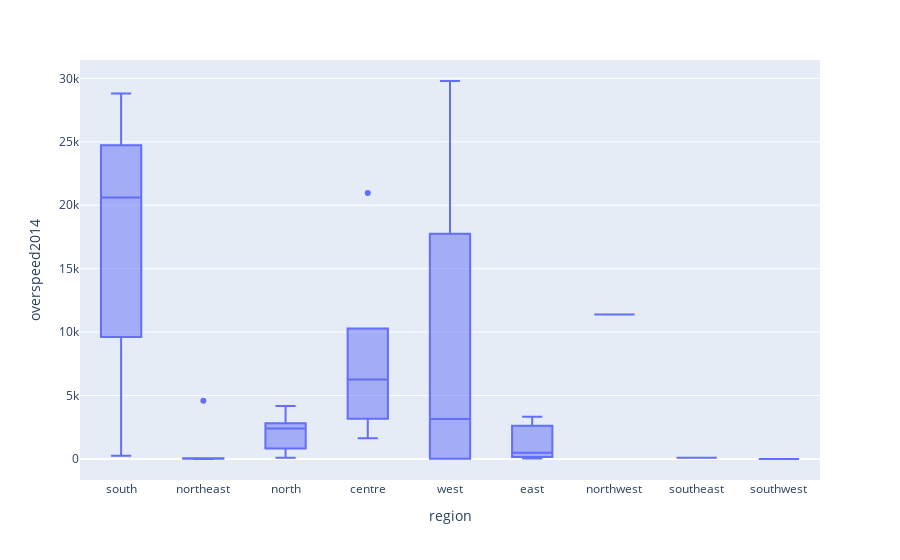

The notebook cell this image was saved under:
### Code cell
fig = px.box(df,x='region',y='overspeed2014')
fig.show()

### Figure 1 — Plotly figure (JSON) as saved in the notebook; plotly's stock layout.template omitted (floating-point values rounded to 4 significant figures)
{"data": [{"alignmentgroup": "True", "hovertemplate": "region=%{x}<br>overspeed2014=%{y}<extra></extra>", "legendgroup": "", "marker": {"color": "#636efa"}, "name": "", "notched": false, "offsetgroup": "", "orientation": "v", "showlegend": false, "type": "box", "x": ["south", "northeast", "northeast", "north", "centre", "west", "west", "north", "north", "north", "centre", "south", "south", "centre", "west", "northeast", "northeast", "east", "northeast", "centre", "north", "northwest", "northeast", "south", "centre", "east", "north", "north", "east", "southeast", "north", "west", "west", "southwest", "south"], "x0": " ", "xaxis": "x", "y": [12747, 16, 4596, 1496, 6720, 3148, 13752, 4185, 2763, 2859, 1627, 23370, 20611, 20967, 29790, 0, 40, 48, 51, 3699, 2253, 11395, 28, 28804, 6266, 499, 94, 2561, 3339, 94, 160, 21, 21, 1, 250], "y0": " ", "yaxis": "y"}], "layout": {"boxmode": "group", "legend": {"tracegroupgap": 0}, "margin": {"t": 60}, "xaxis": {"anchor": "y", "domain": [0, 1], "title": {"text": "region"}}, "yaxis": {"anchor": "x", "domain": [0, 1], "title": {"text": "overspeed2014"}}}}
